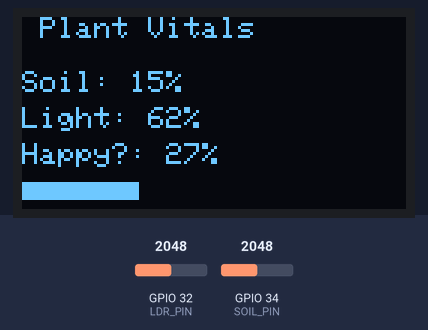
Recording of a sketch running on a simulated ESP32. On the bench: 128×64 one-colour display. Inputs (shaded band) come from the test bench; at power-on: GPIO 34 (SOIL_PIN) = 2048, GPIO 32 (LDR_PIN) = 2048. WiFi joins after 1.5 s; servers stay silent unless stated; web services answer with replies made up by the test bench; what the sketch prints to the serial monitor is not drawn.

Above: at 4.86 s.
5.4 s: GPIO 34 (SOIL_PIN) set to 2540
At 12.6 s:
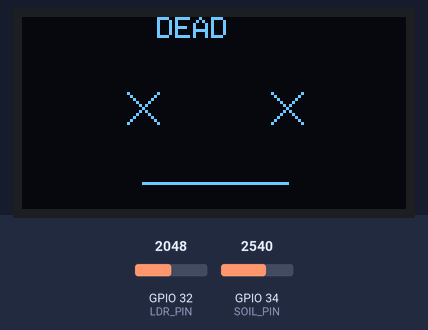
13.4 s: GPIO 34 (SOIL_PIN) set to 2151
At 15.3 s:
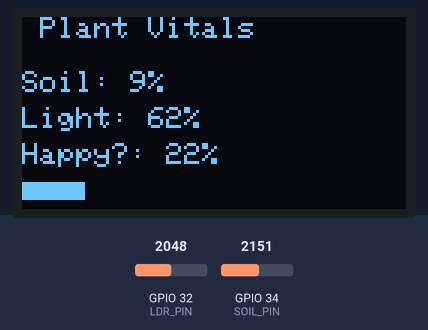
19.1 s: GPIO 34 (SOIL_PIN) set to 2022
At 22.4 s:
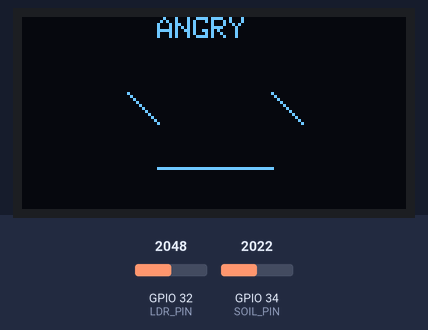
24.8 s: GPIO 34 (SOIL_PIN) set to 1228
At 33.6 s:
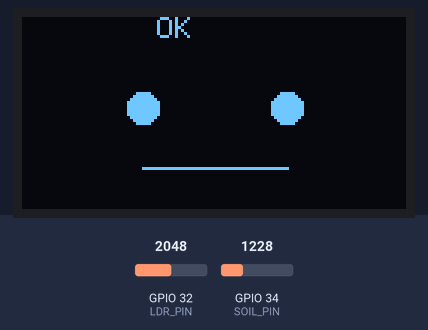
33.9 s: GPIO 32 (LDR_PIN) set to 2307
At 35.45 s:
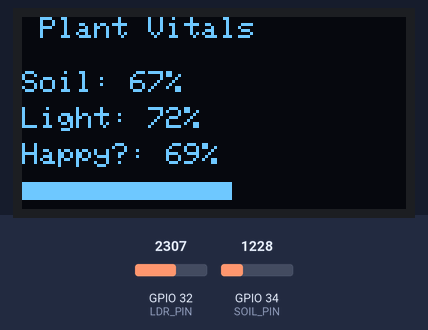
39.6 s: GPIO 32 (LDR_PIN) set to 2400
At 43.6 s:
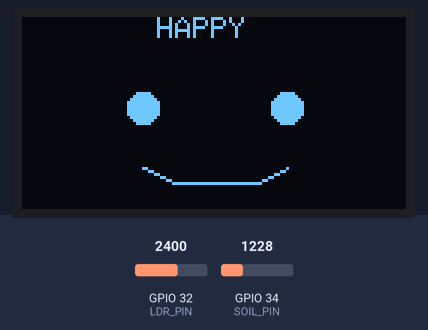

Measured:
- the behaviour switches between 2093 and 2092 on GPIO 34 (SOIL_PIN) (found by bisection; images 2 and 3)
- the behaviour switches between 2336 and 2337 on GPIO 32 (LDR_PIN) (found by bisection; images 5 and 6)
- what the display in image 3 shows lasts 2.5 s, from 22.1 s to 24.6 s

The sketch:

main_2.0.ino
```cpp
#include <Wire.h>
#include <Adafruit_GFX.h>
#include <Adafruit_SSD1306.h>

// WiFi + HTTPS for cloud logging
#include <WiFi.h>
#include <WiFiClientSecure.h>
#include <HTTPClient.h>

// OTA support
#include <ArduinoOTA.h>

#define SCREEN_WIDTH 128
#define SCREEN_HEIGHT 64
Adafruit_SSD1306 display(SCREEN_WIDTH, SCREEN_HEIGHT, &Wire, -1);

// === pins ===
#define SOIL_PIN 34
#define LDR_PIN  32

// === calibration ===
const int SOIL_WET_RAW   = 700;
const int SOIL_DRY_RAW   = 2300;
const int LDR_DARK_RAW   = 450;
const int LDR_BRIGHT_RAW = 3000;

// === tuning ===
int clampPct(int v){ return v<0 ? 0 : (v > 100 ? 100 : v); }
int soilToPct(int raw){ return clampPct(map(raw, SOIL_DRY_RAW, SOIL_WET_RAW, 0, 100)); }
int lightToPct(int raw){ return clampPct(map(raw, LDR_DARK_RAW, LDR_BRIGHT_RAW, 0, 100)); }

// === WiFi credentials ===
const char* WIFI_SSID = "Aain";      // your WiFi SSID
const char* WIFI_PASS = "password";  // your WiFi password

const int MAX_RETRY_ATTEMPTS = 5;
const int RETRY_DELAY = 5000;  // ms

// === InfluxDB Cloud config ===
const char* INFLUX_WRITE_URL =
  "https://us-east-1-1.aws.cloud2.influxdata.com/api/v2/write?org=PlantPet&bucket=PlantPet&precision=s";

// IMPORTANT: put your real token back here locally, not in chat
const char* INFLUX_TOKEN       = "token";

const char* INFLUX_MEASUREMENT = "plant_status";
const char* INFLUX_DEVICE_ID   = "plantpet-01";

// === Supabase config ===
// Use your real table name here; assuming table is: plantpet_mins
const char* SUPABASE_URL =
  "https://cwrnkigirfwvtsyazcoz.supabase.co/rest/v1/plantpetmins";

// IMPORTANT: put your real anon key back here locally, not in chat
const char* SUPABASE_ANON_KEY = "token";


// === Pushover config (NEW) ===
const char* PUSHOVER_API_TOKEN = "token";  // from Pushover app
const char* PUSHOVER_USER_KEY  = "token";   // from Pushover dashboard

// Alert thresholds based on "score" (happiness %)
const float HAPPINESS_THRESHOLD = 40.0;  // alert when happiness < this
const float RECOVERY_MARGIN     = 5.0;   // must go above threshold+margin to reset

bool alertSent = false;  // avoid spamming alerts


// === 10-minute aggregation ===
const unsigned long LOG_INTERVAL_MS = 600000UL;  // 10 minutes
unsigned long lastSendMs = 0;
long aggSoilSum  = 0;
long aggLightSum = 0;
long aggScoreSum = 0;
long aggCount    = 0;


// ================= Display helpers =================
void drawFace(const char* mood){
  display.clearDisplay();
  display.setTextColor(SSD1306_WHITE);
  display.setTextSize(1);
  display.setCursor(45, 0);
  display.println(mood);

  if (strcmp(mood,"HAPPY")==0){
    display.fillCircle(40,30,5,SSD1306_WHITE);
    display.fillCircle(88,30,5,SSD1306_WHITE);
    display.drawLine(40,50,50,55,SSD1306_WHITE);
    display.drawLine(50,55,78,55,SSD1306_WHITE);
    display.drawLine(78,55,88,50,SSD1306_WHITE);
  }
  else if (strcmp(mood,"OK")==0){
    display.fillCircle(40,30,5,SSD1306_WHITE);
    display.fillCircle(88,30,5,SSD1306_WHITE);
    display.drawLine(40,50,88,50,SSD1306_WHITE);
  }
  else if (strcmp(mood,"ANGRY")==0){
    display.drawLine(35,25,45,35,SSD1306_WHITE);
    display.drawLine(83,25,93,35,SSD1306_WHITE);
    display.drawLine(45,50,83,50,SSD1306_WHITE);
  }
  else if (strcmp(mood,"DEAD")==0){
    display.drawLine(35,25,45,35,SSD1306_WHITE);
    display.drawLine(45,25,35,35,SSD1306_WHITE);
    display.drawLine(83,25,93,35,SSD1306_WHITE);
    display.drawLine(93,25,83,35,SSD1306_WHITE);
    display.drawLine(40,55,88,55,SSD1306_WHITE);
  }
  display.display();
}

void drawHeartbeat(int base) {
  static int frame = 0;
  frame++;

  float pulse = 1.0 + 0.2 * sin(frame * 0.2);
  int dynamic = constrain((int)(base * pulse), 0, 100);
  int width = map(dynamic, 0, 100, 0, SCREEN_WIDTH);

  display.fillRect(0, 55, SCREEN_WIDTH, 6, SSD1306_BLACK);
  display.fillRect(0, 55, width, 6, SSD1306_WHITE);
  display.display();
}


// ================= WiFi with logging =================
void connectToWiFi() {
  int attempt = 0;

  WiFi.mode(WIFI_STA);
  WiFi.disconnect(true);
  delay(100);

  Serial.println();
  Serial.println("--------------------------------");
  Serial.println("[WiFi] Connecting...");
  Serial.print("[WiFi] SSID: ");
  Serial.println(WIFI_SSID);
  Serial.println("--------------------------------");

  while (attempt < MAX_RETRY_ATTEMPTS) {
    attempt++;

    Serial.print("[WiFi] Attempt ");
    Serial.println(attempt);

    WiFi.begin(WIFI_SSID, WIFI_PASS);

    int timeout = 0;
    while (WiFi.status() != WL_CONNECTED && timeout < 20) {
      delay(500);
      Serial.print(".");
      timeout++;
    }

    if (WiFi.status() == WL_CONNECTED) {
      Serial.println();
      Serial.println("[WiFi] Connected successfully!");
      Serial.print("[WiFi] IP Address: ");
      Serial.println(WiFi.localIP());
      Serial.println("--------------------------------");
      return;
    }

    Serial.println();
    Serial.println("[WiFi] Failed, retrying...");
    delay(RETRY_DELAY);
  }

  Serial.println("[WiFi] Could not connect after retries, restarting ESP32...");
  delay(2000);
  ESP.restart();
}


// ================= OTA =================
void setupOTA() {
  ArduinoOTA.setHostname("PlantPet-ESP32");

  ArduinoOTA.setPassword("plantpet123");


  ArduinoOTA.onStart([]() {
    Serial.println();
    Serial.println("[OTA] Start updating...");
  });

  ArduinoOTA.onEnd([]() {
    Serial.println();
    Serial.println("[OTA] Finished!");
  });

  ArduinoOTA.onProgress([](unsigned int progress, unsigned int total) {
    Serial.printf("[OTA] %u%%\r", (progress * 100) / total);
  });

  ArduinoOTA.onError([](ota_error_t error) {
    Serial.printf("\n[OTA] Error[%u]\n", error);
  });
}


// ================= Pushover sender (NEW) =================
void sendPushoverAlert(const String& message, const String& title = "🌱 Plant-Pet Alert") {
  if (WiFi.status() != WL_CONNECTED) {
    Serial.println("[Pushover] WiFi not connected, trying to reconnect...");
    connectToWiFi();
    if (WiFi.status() != WL_CONNECTED) {
      Serial.println("[Pushover] Still not connected, aborting alert.");
      return;
    }
  }

  WiFiClientSecure client;
  client.setInsecure();  // skip TLS cert validation for simplicity

  HTTPClient http;
  if (!http.begin(client, "https://api.pushover.net/1/messages.json")) {
    Serial.println("[Pushover] http.begin() failed");
    return;
  }

  http.addHeader("Content-Type", "application/x-www-form-urlencoded");

  String body = "token=" + String(PUSHOVER_API_TOKEN) +
                "&user=" + String(PUSHOVER_USER_KEY) +
                "&title=" + title +
                "&message=" + message +
                "&priority=1&sound=spacealarm";

  Serial.println("[Pushover] Sending alert...");
  int httpCode = http.POST(body);

  Serial.print("[Pushover] HTTP code: ");
  Serial.println(httpCode);

  if (httpCode > 0) {
    String resp = http.getString();
    Serial.println("[Pushover] Response:");
    Serial.println(resp);
  }

  http.end();
}


// ================= InfluxDB sender =================
void sendToInflux(float avgSoil, float avgLight, float avgScore) {
  if (WiFi.status() != WL_CONNECTED) {
    Serial.println("[InfluxDB] Skipped (WiFi not connected)");
    return;
  }

  WiFiClientSecure client;
  client.setInsecure();
  HTTPClient http;

  if (!http.begin(client, INFLUX_WRITE_URL)) {
    Serial.println("[InfluxDB] http.begin() failed");
    return;
  }

  String line =
    String(INFLUX_MEASUREMENT) + ",device_id=" + INFLUX_DEVICE_ID +
    " soil_pct=" + String(avgSoil,1) +
    ",ldr_pct=" + String(avgLight,1) +
    ",happiness=" + String((int)avgScore) + "i";

  http.addHeader("Authorization", String("Token ") + INFLUX_TOKEN);
  http.addHeader("Content-Type", "text/plain; charset=utf-8");

  int code = http.POST(line);

  if (code == 204) {
    Serial.println("[InfluxDB] OK (204) Data written successfully");
  } else {
    Serial.print("[InfluxDB] Error: ");
    Serial.println(code);
    String resp = http.getString();
    Serial.print("[InfluxDB] Response: ");
    Serial.println(resp);
  }

  http.end();
}


// ================= Supabase sender =================
void sendToSupabase(float avgSoil, float avgLight, float avgScore) {
  if (WiFi.status() != WL_CONNECTED) {
    Serial.println("[Supabase] Skipped (WiFi not connected)");
    return;
  }

  WiFiClientSecure client;
  client.setInsecure();
  HTTPClient http;

  if (!http.begin(client, SUPABASE_URL)) {
    Serial.println("[Supabase] http.begin() failed");
    return;
  }

  http.addHeader("apikey", SUPABASE_ANON_KEY);
  http.addHeader("Authorization", String("Bearer ") + SUPABASE_ANON_KEY);
  http.addHeader("Content-Type", "application/json");
  http.addHeader("Prefer", "return=minimal");

  String body =
    "{\"device_id\":\"" + String(INFLUX_DEVICE_ID) +
    "\",\"soil_pct\":" + String(avgSoil,1) +
    ",\"ldr_pct\":" + String(avgLight,1) +
    ",\"happiness\":" + String((int)avgScore) + "}";

  int code = http.POST(body);

  if (code == 201 || code == 204) {
    Serial.print("[Supabase] OK (");
    Serial.print(code);
    Serial.println(") Row inserted successfully");
  } else {
    Serial.print("[Supabase] Error: ");
    Serial.println(code);
    String resp = http.getString();
    Serial.print("[Supabase] Response: ");
    Serial.println(resp);
  }

  http.end();
}


// ==================== SETUP ====================
void setup() {
  Serial.begin(115200);
  delay(1000);
  Serial.println();
  Serial.println("ESP32 Plant Pet v2 starting...");

  connectToWiFi();

  setupOTA();
  ArduinoOTA.begin();

  if (!display.begin(SSD1306_SWITCHCAPVCC, 0x3C)) {
    Serial.println("OLED not found at 0x3C");
    while (true) {
      delay(1000);
    }
  }

  display.clearDisplay();
  display.setTextColor(SSD1306_WHITE);
  display.setTextSize(1);
  display.setCursor(10, 25);
  display.println("Hello from Plant Pet!");
  display.display();
  delay(1500);
}


// ==================== LOOP ====================
void loop() {
  ArduinoOTA.handle();  // keep OTA responsive

  int soilRaw = analogRead(SOIL_PIN);
  int ldrRaw  = analogRead(LDR_PIN);

  int soilPct  = soilToPct(soilRaw);
  int lightPct = lightToPct(ldrRaw);

  int score = (soilPct * 7.7 + lightPct * 2.5) / 10;  // happiness %

  // === ALERT LOGIC (Pushover) – NEW ===
  float happiness = (float)score;

  if (happiness < HAPPINESS_THRESHOLD) {
    if (!alertSent) {
      String msg = "Happiness dropped to " + String(happiness, 1) +
                   "% (threshold " + String(HAPPINESS_THRESHOLD, 0) +
                   "%). Soil: " + String(soilPct) + "%, Light: " +
                   String(lightPct) + "%.";
      sendPushoverAlert(msg);
      alertSent = true;
    }
  } else if (happiness > HAPPINESS_THRESHOLD + RECOVERY_MARGIN) {
    if (alertSent) {
      String msg = "🎉 Happiness recovered to " + String(happiness, 1) +
                   "%. Soil: " + String(soilPct) + "%, Light: " +
                   String(lightPct) + "%.";
      sendPushoverAlert(msg);
    }
    alertSent = false;
  }

  // aggregate for cloud logging
  aggSoilSum  += soilPct;
  aggLightSum += lightPct;
  aggScoreSum += score;
  aggCount++;

  // send every 10 minutes
  unsigned long now = millis();
  if (now - lastSendMs >= LOG_INTERVAL_MS && aggCount > 0) {
    float avgSoil  = float(aggSoilSum)  / aggCount;
    float avgLight = float(aggLightSum) / aggCount;
    float avgScore = float(aggScoreSum) / aggCount;

    Serial.println();
    Serial.println("========== 10-min summary ==========");
    Serial.print("avgSoil: ");  Serial.println(avgSoil);
    Serial.print("avgLight: "); Serial.println(avgLight);
    Serial.print("avgScore: "); Serial.println(avgScore);

    sendToInflux(avgSoil, avgLight, avgScore);
    sendToSupabase(avgSoil, avgScore, avgScore);

    aggSoilSum = aggLightSum = aggScoreSum = 0;
    aggCount   = 0;
    lastSendMs = now;
    Serial.println("====================================");
  }

  // === Slide 1: vitals + heartbeat ===
  unsigned long slideStart = millis();
  while (millis() - slideStart < 2500) {
    ArduinoOTA.handle();

    display.clearDisplay();
    display.setTextSize(1);
    display.setTextColor(SSD1306_WHITE);
    display.setCursor(0, 0);
    display.println(" Plant Vitals");
    display.setCursor(0, 18);
    display.printf("Soil: %d%%\n", soilPct);
    display.setCursor(0, 30);
    display.printf("Light: %d%%\n", lightPct);
    display.setCursor(0, 42);
    display.printf("Happy?: %d%%", score);
    drawHeartbeat(score);
    delay(80);
  }

  // === Slide 2: mood face ===
  if (score >= 70)       drawFace("HAPPY");
  else if (score >= 45)  drawFace("OK");
  else if (score >= 25)  drawFace("ANGRY");
  else                   drawFace("DEAD");

  for (int i = 0; i < 25; i++) { // 25 * 100ms = 2.5s
    ArduinoOTA.handle();
    delay(100);
  }
}
```
